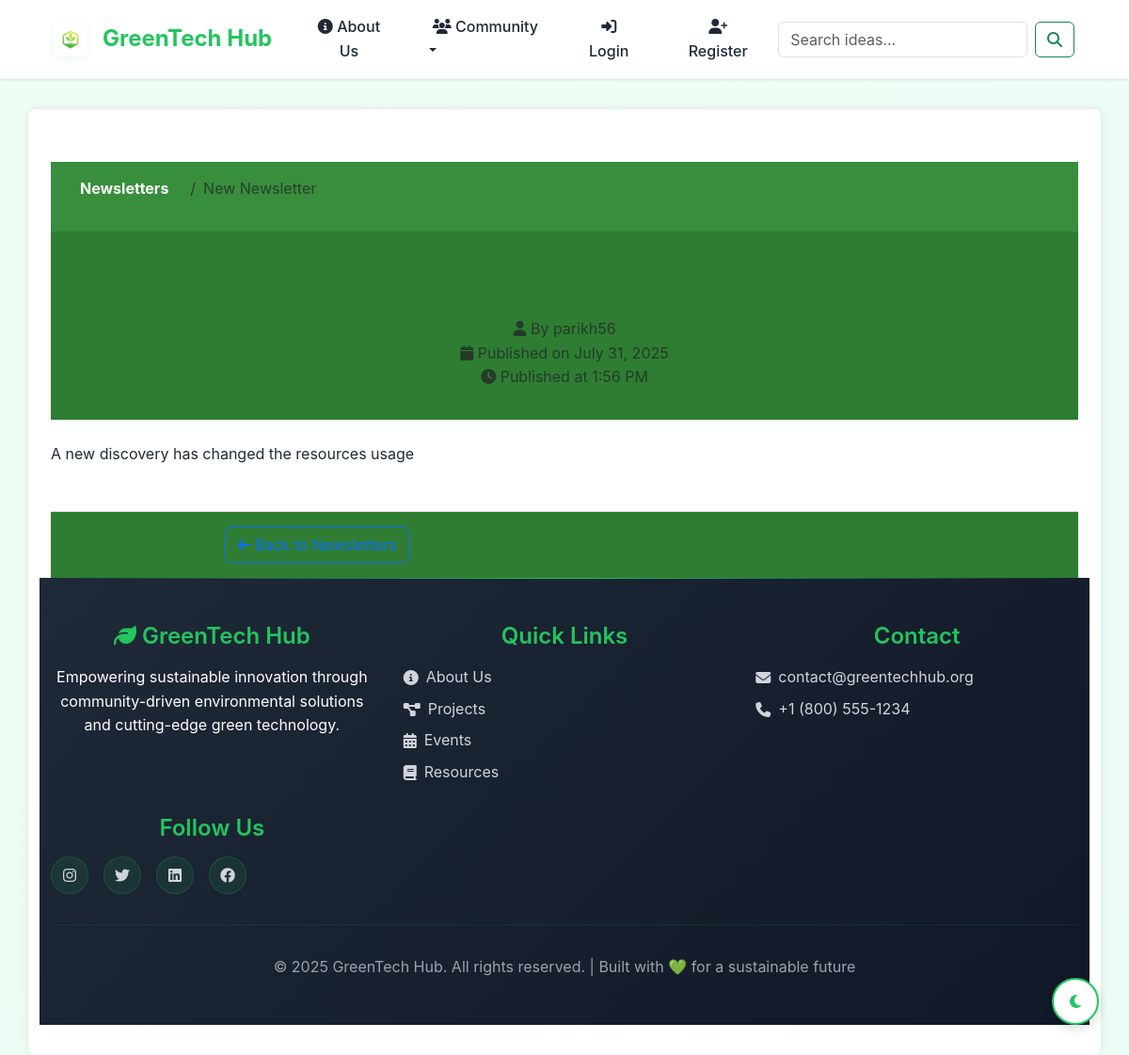
The app's page /newsletters/1/ with its own data.
### green_app/models.py (models this page shows, shortened)
class Newsletter(models.Model):
    title = models.CharField(max_length=200)
    content = models.TextField()
    author = models.ForeignKey(User, on_delete=models.CASCADE)
    is_published = models.BooleanField(default=False)
    published_at = models.DateTimeField(null=True, blank=True)
    created_at = models.DateTimeField(auto_now_add=True)

### green_app/views.py (the view)
# urls.py: path('newsletters/<int:pk>/', views.NewsletterDetailView.as_view(), name='newsletter_detail'),
class NewsletterDetailView(DetailView):
    model = Newsletter
    template_name = 'green_app/newsletter_detail.html'

### templates/green_app/newsletter_detail.html (shortened to what this page needs)
{% extends 'green_app/base.html' %}
{% block content %}
<div class="container mt-4">
    <div class="row">
        <div class="col-12">
            <nav aria-label="breadcrumb">
                <ol class="breadcrumb">
                    <li class="breadcrumb-item"><a href="{% url 'newsletter_list' %}">Newsletters</a></li>
                    <li class="breadcrumb-item active">{{ newsletter.title }}</li>
                </ol>
            </nav>
            <article class="newsletter-content">
                <header class="mb-4">
                    <h1 class="display-4">{{ newsletter.title }}</h1>
                    <div class="text-muted mb-3">
                        <i class="fas fa-user"></i> By {{ newsletter.author.username }}<br>
                        <i class="fas fa-calendar"></i> Published on {{ newsletter.created_at|date:"F d, Y" }}
                        {% if newsletter.published_at %}
                            <br><i class="fas fa-clock"></i> Published at {{ newsletter.published_at|date:"g:i A" }}
                        {% endif %}
                    </div>
                </header>
                <div class="newsletter-body">
                    {{ newsletter.content|linebreaks }}
                </div>
                <footer class="mt-5 pt-3 border-top">
                    <div class="row">
                        <div class="col-md-6">
                            <a href="{% url 'newsletter_list' %}" class="btn btn-outline-primary">
                                <i class="fas fa-arrow-left"></i> Back to Newsletters
                            </a>
                        </div>
                        <div class="col-md-6 text-md-end">
                        </div>
                    </div>
                </footer>
            </article>
        </div>
    </div>
</div>
{% endblock %}

### static/green_app/style.css (style rules this page uses)
body { font-family: 'Segoe UI', Tahoma, Geneva, Verdana, sans-serif; margin: 0; padding: 0; background-color: #f4f6f8; color: #333; }
header, footer { background-color: #2e7d32; color: white; padding: 1rem 2rem; text-align: center; }
nav { background-color: #388e3c; padding: 1rem; text-align: center; }
nav a { color: white; margin: 0 15px; text-decoration: none; font-weight: bold; }
h1, h2, h3 { color: #2e7d32; }
footer { margin-top: 3rem; }

### templates/green_app/base.html (style rules this page uses)
:root { --primary-green: #22c55e; --dark-green: #15803d; --light-green: #dcfce7; --accent-green: #10b981; --text-dark: #1f2937; --text-light: #6b7280; --card-shadow: 0 4px 6px -1px rgb(0 0 0 / 0.1), 0 2px 4px -2px rgb(0 0 0 / 0.1); --card-hover-shadow: 0 20px 25px -5px rgb(0 0 0 / 0.1), 0 10px 10px -5px rgb(0 0 0 / 0.04); }
* { margin: 0; padding: 0; box-sizing: border-box; }
body { background: linear-gradient(135deg, #f0fdf4 0%, #ecfdf5 100%); font-family: 'Inter', -apple-system, BlinkMacSystemFont, sans-serif; line-height: 1.6; color: var(--text-dark); display: flex; flex-direction: column; min-height: 100vh; }

### records on screen
Newsletter: title "New Newsletter", author.username "parikh56", created_at "July 31, 2025", published_at "1:56 PM", content "A new discovery has changed the resources usage"
